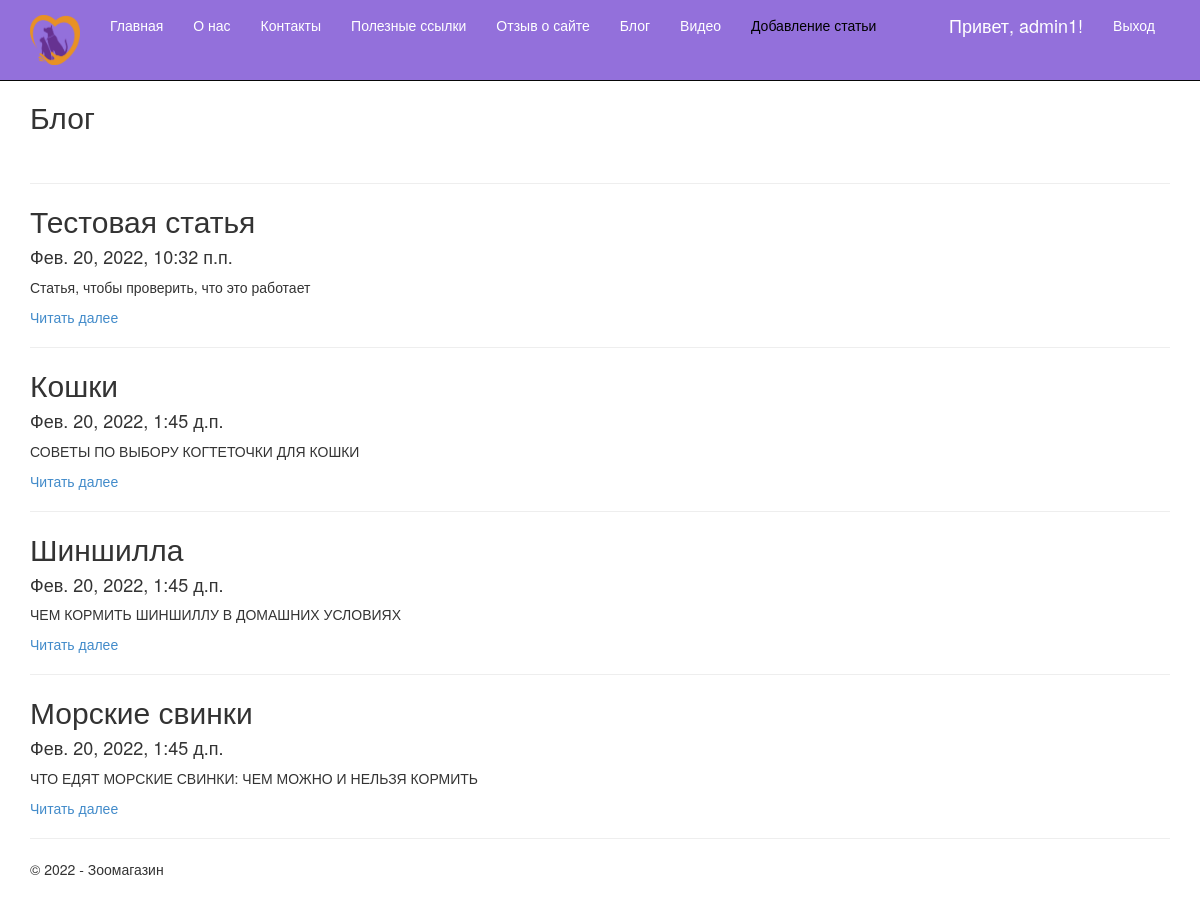
Screenshot of /blog (signed in) with the database file from the repository.
### app/models.py (models this page shows, shortened)
class Blog(models.Model):
    title = models.CharField(max_length = 100, unique_for_date= 'posted', verbose_name="Заголовок")
    description = models.TextField(verbose_name = "Краткое содержание")
    content = models.TextField(verbose_name = "Полное содержание")
    posted = models.DateTimeField(default = datetime.now(), db_index= True, verbose_name= 'Опубликована')
    author = models.ForeignKey(User, null=True, blank=True, on_delete = models.SET_NULL, verbose_name = "Автор")
    image = models.FileField(default = 'temp.jpg', verbose_name='Путь к картинке')
    class Meta:
        db_table = "Posts"
        ordering = ["-posted"]
        verbose_name = "статья блога"
        verbose_name_plural = "статьи блога"

### app/views.py (the view)
# urls.py: url(r'^blog',views.blog, name='blog'),
def blog(request):
    posts = Blog.objects.all()
    assert isinstance(request,HttpRequest)
    return render(
        request,
        'app/blog.html',
        {
            'title':'Блог',
            'posts': posts,
            'year':datetime.now().year,
            }
        )

### app/templates/app/blog.html
{% extends 'app/layout.html' %}
{% block content %}
<h2>{{title}}</h2><br />
{% for post in posts %}
    <hr/>
    <div class="">
        <h2>{{post.title}}</h2>
        <h4>{{post.posted}}</h4>
        <p>{{post.description}}</p>
        <p><a href="{% url 'blogpost' parametr=post.id %}">Читать далее</a></p>
    </div>
{% endfor %}
{% endblock %}

### app/templates/app/loginpartial.html (shortened to what this page needs)
{% if user.is_authenticated %}
<form id="logoutForm" action="/logout/" method="post" class="navbar-right">
    <ul class="nav navbar-nav navbar-right">
        <li><span class="navbar-brand" style="color:white">Привет, {{ user.username }}!</span></li>
        <li><a href="javascript:document.getElementById('logoutForm').submit()" style="color:white">Выход</a></li>
    </ul>
</form>
{% else %}
<ul class="nav navbar-nav navbar-right">
    <li style="color:fuchsia"><a href="{% url 'registration' %}" style="color:white">Регистрация</a></li>
    <li><a href="{% url 'login' %}" style="color:white">Вход</a></li>
</ul>
{% endif %}

### app/static/app/content/site.css (style rules this page uses)
body { padding-top: 80px; padding-bottom: 20px; }

### rows the page displays
Blog: title "Тестовая статья", posted "Фев. 20, 2022, 10:32 п.п.", description "Статья, чтобы проверить, что это работает"
Blog: title "Кошки", posted "Фев. 20, 2022, 1:45 д.п.", description "СОВЕТЫ ПО ВЫБОРУ КОГТЕТОЧКИ ДЛЯ КОШКИ"
Blog: title "Шиншилла", posted "Фев. 20, 2022, 1:45 д.п.", description "ЧЕМ КОРМИТЬ ШИНШИЛЛУ В ДОМАШНИХ УСЛОВИЯХ"
Blog: title "Морские свинки", posted "Фев. 20, 2022, 1:45 д.п.", description "ЧТО ЕДЯТ МОРСКИЕ СВИНКИ: ЧЕМ МОЖНО И НЕЛЬЗЯ КОРМИТЬ"

### other values shown
{{ user.username }} "admin1"
{{ title }} "Блог"
